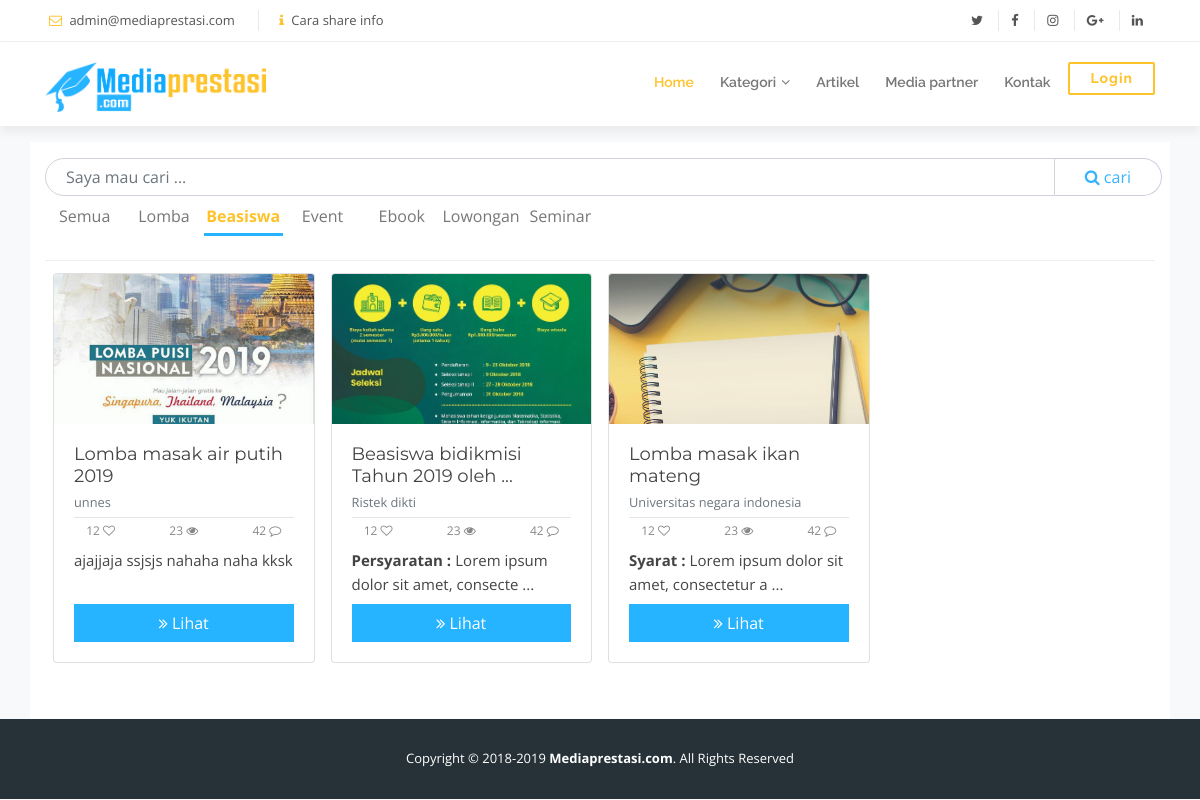
The app's page /index.php/kategori/beasiswa with its own data.
### tables this page shows
CREATE TABLE `events` (
  `id` int(11) NOT NULL,
  `id_users` varchar(500) NOT NULL,
  `kategori` varchar(100) NOT NULL,
  `judul` varchar(250) NOT NULL,
  `link` varchar(50) NOT NULL,
  `deadline` date NOT NULL,
  `image` varchar(250) NOT NULL,
  `peserta` varchar(100) NOT NULL,
  `instansi` varchar(100) NOT NULL,
  `deskripsi` varchar(50000) NOT NULL,
  `views` mediumtext NOT NULL,
  `likes` mediumtext NOT NULL
);

### application/controllers/Kategori.php (called while the page is built, shortened)
<?php
class Kategori extends CI_Controller {
	public function __construct(){
		$this->load->model('Event_model');
		$this->load->model('Home_model');
	}
	public function beasiswa(){
		$data['judul'] = 'Beasiswa';
		$kategori = 'Beasiswa';
		$data['kategori']= $this->Home_model->kategori();
		$data['allBeasiswa'] = $this->Event_model->getAllLomba($kategori);
		$this->load->view('templates/header', $data);
		$this->load->view('event/kategori/beasiswa',$data);
		$this->load->view('templates/footer');
	}
}
?>

### index.php (called while the page is built, shortened)
<?php
require_once BASEPATH.'core/CodeIgniter.php';

### application/models/Event_model.php (called while the page is built, shortened)
<?php
class Event_model extends CI_model {
	public function getAllLomba($kategori){
		return $this->db->get_where('events', ['kategori' => $kategori])->result_array();
	}
}
?>

### application/views/event/kategori/beasiswa.php (the view, shortened to what this page needs)
<div class="m-0 search-event">
	<div class="container bg-white mt-3 pb-5">
		<div class="row ml-0 pt-3 mb-0">
			<div class="col">
				<form class="form-inline row" action="" method="get">
					<div class="col p-0 mr-0">
						<div class="form-group mb-2 form-search">
							<input type="search" name="search" class="form-control" id="inputPassword2" placeholder="Saya mau cari ..." value="<?= $this->input->get('search'); ?>">
						</div>
					</div>
					<div class="col-auto p-0 mr-2">
						<button type="submit" class="btn btn-primary mb-2"><i class="fa fa-search"></i> <span id="hide">cari</span></button>
					</div>
				</form>
			</div>
		</div>
		<div class="owl-carousel search-menu col-md-6 m-0 p-0">
			<a href="<?= base_url(); ?>kategori">Semua</a>
			<a href="<?= base_url(); ?>lomba" >Lomba</a>
			<a href="#" class="active9"><strong>Beasiswa</strong></a>
			<a href="<?= base_url(); ?>event">Event</a>
			<a href="<?= base_url(); ?>ebook">Ebook</a>
			<a href="<?= base_url(); ?>lowongan">Lowongan</a>
			<a href="<?= base_url(); ?>seminar">Seminar</a>
		</div>
		<div class="garis mb-1"></div>
		<div class="box-event">
			<div class="row m-0">
				<?php foreach ($allBeasiswa as $allBeasiswa ) : ?>
				<div class="col-md-3 p-2">
					<div class="card">
						<img src="<?= base_url(); ?>assets/img/poster-upload/<?= $allBeasiswa['image']; ?>" class="card-img-top" alt="...">
						<div class="card-body">
							<div class="judul">
								<?php if (strlen($allBeasiswa['judul']) >= 35) { $next = " ..."; } else { $next = "" ; } ?>
								<h5 class="card-title mb-1"><?= substr($allBeasiswa['judul'],0,35); ?><?= $next; ?></h5>
							</div>
							<p class="card-text m-0 mb-1"><small class="text-muted m-0"><?= $allBeasiswa['instansi']; ?></small></p>
							<hr class="m-0 p-0">
							<div class="row text-center mt-1 mb-0 icon">
								<div class="col "><span>12</span> <i class="fa fa-heart-o"></i></div>
								<div class="col"><span>23</span> <i class="fa fa-eye"></i></div>
								<div class="col"><span>42</span> <i class="fa fa-comment-o"></i></div>
							</div>
							<div class="isi mt-2 mb-2">
								 <?php if (strlen($allBeasiswa['deskripsi']) >= 80) { $next2 = " ..."; } else { $next2 = "" ; } ?>
							<p class="card-text m-0 p-0"><?= substr($allBeasiswa['deskripsi'],0,80).$next2; ?></p>
							</div>
							<a href="<?= base_url(); ?>view/<?= $allBeasiswa['link']; ?>" class="btn btn-primary tombol-event"><i class="fa fa-angle-double-right"></i> Lihat</a>
						</div>
					</div>
				</div>
				<?php endforeach; ?>
			</div>
		</div>
	</div>
</div>

### assets/css/style.css (style rules this page uses)
body { background: #f8f9fa; color: #444; font-family: "Open Sans", sans-serif; }
a { color: #fec32b; transition: 0.5s; }
p { padding: 0; margin: 0 0 30px 0; }
h1, h2, h3, h4, h5, h6 { font-family: "Montserrat", sans-serif; font-weight: 400; margin: 0 0 20px 0; padding: 0; }
.search-event { background-color: #f8f9fa; }
.search-event form .form-search, .search-event form .form-search input { width: 100%; }
.search-event form .form-search input { border-radius: 35px 0 0 35px ; padding-left: 20px; }
.search-event form button { background-color: #fff; color: #36b3ff; border-color: #cccddd; border-left: none; border-radius: 0 35px 35px 0; padding: 6px 30px; }
.search-event .search-menu a { display: block; color: #777; text-align: center; }
.search-event .garis { padding: 0; border-bottom: 1px solid #eee; }
.search-event .search-menu strong { color: #fec32b; }
.search-event .active9 { padding-bottom: 5px; border-bottom: 3px solid #26b3ff; }
.search-event .box-event .judul { height: 45px; overflow: hidden; }
.search-event .box-event .judul h5 { font-size: 18px; }
.search-event .box-event .isi { height: 48px; overflow: hidden; }
.search-event .box-event .isi p { font-size: 15px; display: inline; font-style: normal; }
.search-event .box-event .tombol-event { border-radius: 0; background-color: #26b3ff; width: 100%; border-color: #26b3ff; color: #fff; }
.search-event .box-event .icon { font-size: 12px; color: #888; }
.search-event .box-event img { height: 150px; width: 100%; object-fit: cover; }

### records on screen
events: image (picture), judul "Lomba masak air putih 2019", instansi "unnes", deskripsi "ajajjaja ssjsjs nahaha naha kksk"
events: image (picture), judul "Beasiswa bidikmisi Tahun 2019 oleh", judul "...", instansi "Ristek dikti", deskripsi "Persyaratan : Lorem ipsum dolor sit amet, consecte", deskripsi "..."
events: image (picture), judul "Lomba masak ikan mateng", instansi "Universitas negara indonesia", deskripsi "Syarat : Lorem ipsum dolor sit amet, consectetur a", deskripsi "..."
